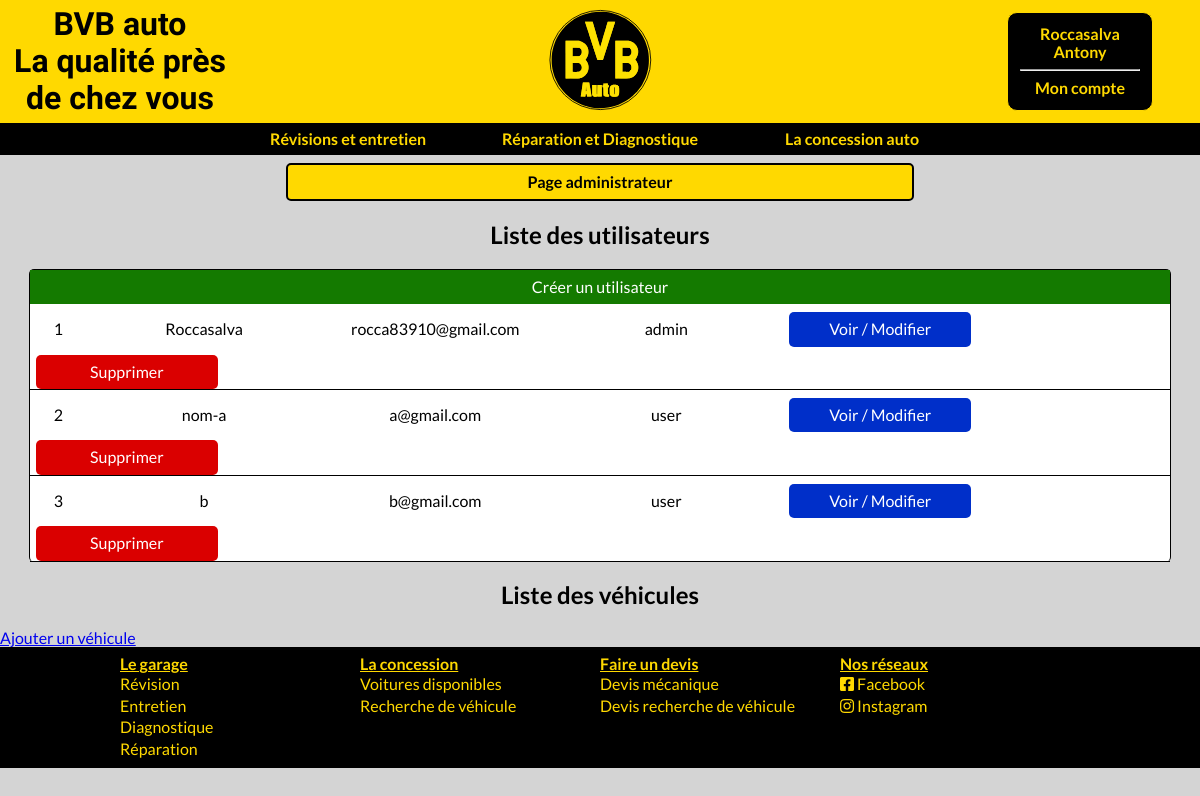
Before: /admin.php (signed in) with the older database file.
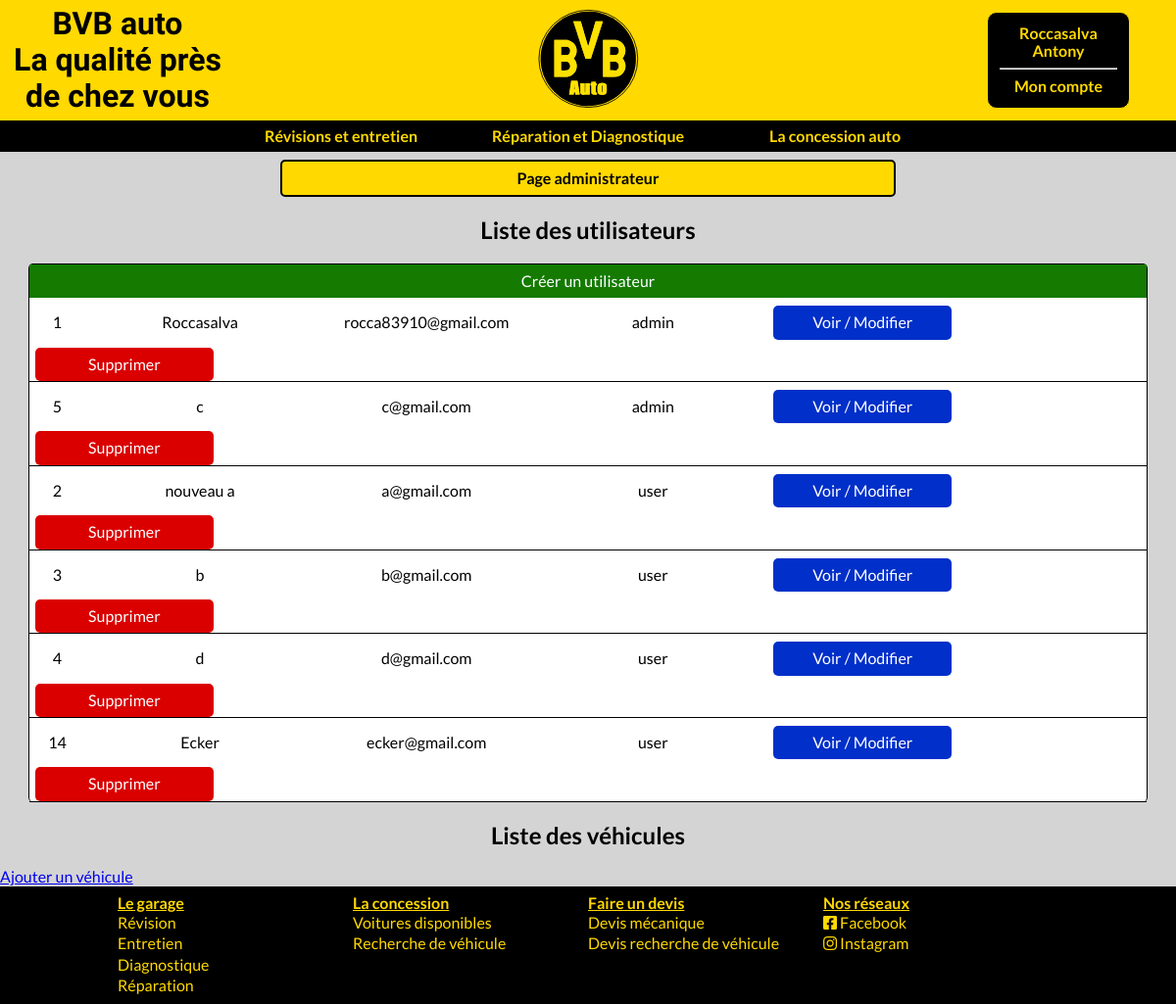
After: the same page with the newer database file.
### tables this page shows
CREATE TABLE `user` (
  `id` int(11) NOT NULL,
  `name` varchar(255) NOT NULL,
  `firstname` varchar(255) NOT NULL,
  `email` varchar(255) NOT NULL,
  `password` varchar(255) NOT NULL,
  `phone` int(11) NOT NULL,
  `address` varchar(255) NOT NULL,
  `city` varchar(255) NOT NULL,
  `postal` int(11) NOT NULL,
  `role` varchar(255) NOT NULL
);

### admin.php (the view, shortened to what this page needs)
<?php
$bdd = Database::connect();
$stmtU = $bdd ->prepare('SELECT * FROM user ORDER BY `role` ASC');
$stmtU->execute();
$allUsers = $stmtU->fetchAll();
include('include/head.php');
include('include/header.php');
?>
<h2 class="cen-tit">Liste des utilisateurs</h2>
<section class='user-admin'>
    <a href="createU.php">Créer un utilisateur</a>
    <?php
        foreach($allUsers as $user){
            echo'
            <div class="user-tab">
                <p>'. $user['id'] . '</p>
                <p>'. $user['name'] . '</p>
                <p>'. $user['email'] . '</p>
                <p>'. $user['role'] . '</p>
                <a href="updateU.php?id=' . $user['id'] . '">Voir / Modifier</a>
                <a href="deleteU.php?id=' . $user['id'] . '">Supprimer</a>
            </div>';
        }
    ?>
</section>
<h2 class="cen-tit">Liste des véhicules</h2>
<section>
    <a href="createC.php">Ajouter un véhicule</a>
</section>
<?php
include('include/footer.php');
?>

### include/head.php (shortened to what this page needs)
<!DOCTYPE html>
<html lang="fr">
    <head>
        <link rel="stylesheet" href="https://use.fontawesome.com/releases/v5.15.4/css/all.css">
        <link rel="stylesheet" type="text/css" href="//cdn.jsdelivr.net/npm/slick-carousel@1.8.1/slick/slick.css"/>
        <link rel="stylesheet" type="text/css" href="//cdn.jsdelivr.net/npm/slick-carousel@1.8.1/slick/slick-theme.css"/>
        <link rel="stylesheet" href="assets/css/normalize.css">
        <link rel="stylesheet" href="assets/css/style.css">
    </head>

### include/header.php
<?php
$bdd = Database::connect();
if(!empty($_SESSION)){
    $stmt = $bdd->prepare('SELECT * FROM user WHERE id=?');
    $stmt->execute([$_SESSION['id']]);
    $user = $stmt->fetch();
}
?>
<body>
    <header>
        <div>
            <h1>BVB auto<br>La qualité près de chez vous</h1>
            <div class="header-logo">
                <a href="index.php">
                    <img src="assets/pictures/bvb_logo.svg" alt="logo BVB auto">
                </a>
            </div>
            <div class="header-Rbutton">
                <?php
                    if(!empty($_SESSION)){
                        echo'<a class="connected" href="my-account.php">
                                <p>' . $user['name'] . ' ' . $user['firstname'] . '</p>
                                <hr>
                                <p>Mon compte</p>
                            </a>';
                    }else{
                        echo
                        '<a href="inscription.php">S\'inscrire</a>
                        <a href="connexion.php">Se connecter</a>';
                    }
                ?>
            </div>
        </div>
        <nav>
            <a href="maintenance.php">Révisions et entretien</a>
            <a href="meca.php">Réparation et Diagnostique</a>
            <a href="catalog.php">La concession auto</a>
        </nav>
    </header>
    <?php
        if(!empty($_SESSION) && $user['role']=='admin'){
            echo '<a class="admin-btn" href="admin.php">Page administrateur</a>';
        }
    ?>

### include/footer.php
        <footer>
            <div>
                <h4>Le garage</h4>
                <a href="">Révision</a>
                <a href="">Entretien</a>
                <a href="">Diagnostique</a>
                <a href="">Réparation</a>
            </div>
            <div>
                <h4>La concession</h4>
                <a href="">Voitures disponibles</a>
                <a href="">Recherche de véhicule</a>
            </div>
            <div>
                <h4>Faire un devis</h4>
                <a href="">Devis mécanique</a>
                <a href="">Devis recherche de véhicule</a>
            </div>
            <div>
                <h4>Nos réseaux</h4>
                <a href=""><i class="fab fa-facebook-square"></i> Facebook</a>
                <a href=""><i class="fab fa-instagram"></i> Instagram</a>
            </div>
        </footer>
    </body>
</html>

### assets/css/style.css (style rules this page uses)
:root { --base-yellow: #FFD900; --base-yellow-op: rgba(255, 217, 0, 0.65); --base-yellow-op2: rgba(255, 217, 0, 0.85); --base-txt-color: #000000; --base-grey: #d4d4d4; --marg-top-element: 2vh; --base-anthracite: rgb(71, 71, 71); }
body { font-family: 'Lato', sans-serif; background: var(--base-grey); background-size: cover; }
.cen-tit { text-align:center; }
header { background:var(--base-yellow); }
header>div { display:flex; justify-content: space-between; align-items: center; }
header>div>h1 { margin:0; font-family: 'Dancing Script', cursive; text-align:center; width: 20%; cursor:default; }
.header-logo { width: 20%; text-align: center; }
.header-logo>a>img { width:35%; margin:1vh 0; transition:0.2s; border-radius:50%; }
.header-Rbutton { width: 20%; text-align:center; }
.header-Rbutton>a { text-decoration: none; color:var(--base-yellow); background:var(--base-txt-color); padding:1.5vh 1vw; transition:0.2s; display:block; width:max-content; margin:0 auto; width:35%; font-weight:bold; }
.header-Rbutton>a:first-child { border-top-left-radius: 10px; border-top-right-radius: 10px; border:1px solid var(--base-yellow); }
.header-Rbutton>a:last-child { border-bottom-left-radius: 10px; border-bottom-right-radius: 10px; border:1px solid var(--base-yellow); }
.connected>p { margin:0; }
.connected>p:last-child { margin-top:1vh; }
.connected>hr { color:var(--base-yellow); }
header>nav { display:flex; justify-content: center; align-items: center; background:var(--base-txt-color); }
header>nav>a { padding:0.5vh 0; margin:3px 0.5vw; width:15%; color:var(--base-yellow); text-decoration:none; text-align:center; font-weight:600; }
.admin-btn { display:block; width:50%; margin:1vh auto; padding:1vh 1vw; background:var(--base-yellow); text-decoration: none; color:black; text-align: center; border:2px solid black; font-weight:bold; border-radius:5px; }
.user-admin { width: 95%; margin:1vh auto; border:1px solid black; border-bottom: none; border-radius: 5px; background:white; }
.user-admin>a { display:block; padding:1vh; text-align: center; text-decoration: none; color:white; background:#147a00; }
.user-tab { border-bottom: 1px solid black; }
.user-tab>p:first-child { width:5%; }
.user-tab>p { display:inline-block; width:20%; text-align: center; }
.user-tab>a { display:inline-block; width:16%; text-align: center; text-decoration: none; color:black; margin:0 0.5%; padding:1vh 0; }
.user-tab>a:nth-child(5) { border-radius: 5px; background:#002fc9; color:white; }
.user-tab>a:nth-child(6) { border-radius: 5px; background:#da0000; color:white; }
footer { background:var(--base-txt-color); display:flex; justify-content: center; align-items:flex-start; padding:1vh 0; }
footer>div { display:flex; flex-direction:column; width: 15%; }
footer a, footer h4 { color:var(--base-yellow); }
footer h4 { margin:0; cursor:default; text-decoration:underline; }
footer a { text-decoration:none; margin:0.2vh 0; display:inline; }
footer * { font-family: 'Lato', sans-serif; }
@media screen and (max-width: 1306px) { header>nav>a { width:20%; } }
@media screen and (max-width: 1306px) { header>div>h1 { margin:0.5vh 0; } }
@media screen and (max-width: 1306px) { .header-logo>a>img { width:43%; } }
@media screen and (max-width: 1306px) { .header-Rbutton>a { width:50%; } }
@media screen and (max-width: 1306px) { footer>div { width: 20%; } }

Changed rows visible on the page:
added user: id "5", name "c", email "c@gmail.com", role "admin"
changed user "a@gmail.com": name "nom-a" → "nouveau a"
added user: id "4", name "d", email "d@gmail.com", role "user"
added user: id "14", name "Ecker", email "ecker@gmail.com", role "user"
